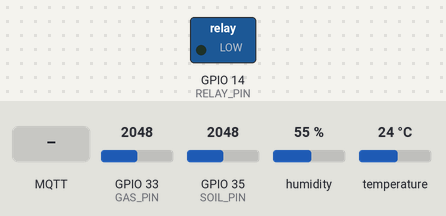
The sketch below on a simulated ESP32. Shown: switched loads named in the sketch (green lamp = pin HIGH). The test bench sets the inputs (shaded band); at power-on: GPIO 33 (GAS_PIN) = 2048, GPIO 35 (SOIL_PIN) = 2048, humidity 55 %, temperature 24 °C. WiFi joins after 1.5 s; servers stay silent unless stated; network time is answered at once with the bench clock; uploads are accepted with an empty reply; the local clock reads 2024-03-15 10:24:30 at power-on unless the sketch sets it; no MQTT or app messages arrive unless stated; what the sketch prints to the serial monitor is not drawn.

Above: at 2.9 s.
3.0 s: MQTT message "ON" arrives on the first subscribed topic
At 3.8 s:
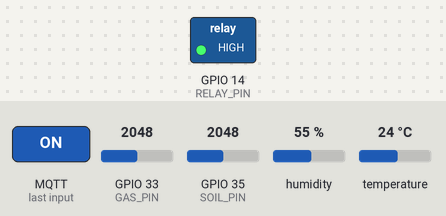
6.7 s: MQTT message "OFF" arrives on the first subscribed topic
8.2 s: MQTT message "1" arrives on the first subscribed topic
Timing chart, 0 to 11.2 s (numbered marks = the images above; inputs shaded):
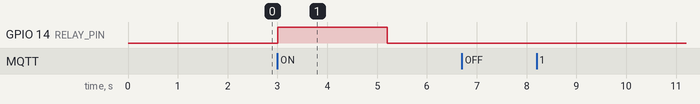

Measured:
- after the input at 3.0 s, GPIO 14 (RELAY_PIN): LOW → HIGH at once, → LOW 2.2 s later
- after the input at 6.7 s, every drawn part: stays the same
- after the input at 8.2 s, every drawn part: stays the same

The sketch:

iotagriculturemonitoring.ino
```cpp
#include <WiFi.h>
#include <HTTPClient.h>
#include <ArduinoJson.h>
#include <DHT.h>
#include <PubSubClient.h>
#include <NTPClient.h>
#include <WiFiUdp.h>

// WiFi Config
#define WIFI_SSID     "HUAWEI"
#define WIFI_PASSWORD "tragedijasjus"

// Pin Setup
#define DHTPIN 26
#define SOIL_PIN 35
#define GAS_PIN 33
#define RELAY_PIN 14

#define DHTTYPE DHT22
DHT dht(DHTPIN, DHTTYPE);

// MQTT Config
const char* mqtt_server = "broker.hivemq.com";
const int mqtt_port = 1883;
const char* mqtt_topic = "esp32/relay";

WiFiClient wifiClient;
PubSubClient mqttClient(wifiClient);

// NTP Client Setup
WiFiUDP udp;
NTPClient timeClient(udp, "pool.ntp.org", 3600, 60000);  // Timezone and update every 60 seconds

// Threshold Defaults
const float DEFAULT_SOIL_MIN = 30.0;
const float DEFAULT_TEMP_MIN = 25.0;
const float DEFAULT_TEMP_MAX = 32.0;
const float DEFAULT_HUMIDITY_MIN = 60.0;
const float DEFAULT_HUMIDITY_MAX = 70.0;
const float DEFAULT_GAS_MAX = 1000.0;
const bool  DEFAULT_AUTO_MODE = true;

// Active Thresholds
float SOIL_MIN = DEFAULT_SOIL_MIN;
float TEMP_MIN = DEFAULT_TEMP_MIN;
float TEMP_MAX = DEFAULT_TEMP_MAX;
float HUMIDITY_MIN = DEFAULT_HUMIDITY_MIN;
float HUMIDITY_MAX = DEFAULT_HUMIDITY_MAX;
float GAS_MAX = DEFAULT_GAS_MAX;
bool autoMode = DEFAULT_AUTO_MODE;

unsigned long lastSensorRead = 0;
unsigned long lastConfigFetch = 0;
unsigned long lastWateringCheck = 0;
unsigned long relayOnTime = 0; // Used to track how long relay has been ON

float latestTemperature = 0.0;
float latestHumidity = 0.0;
float latestGas = 0.0;
float latestSoilRaw = 0.0;
float latestSoilPercent = 0.0;

const String BASE_URL = "https://iot-agriculture-monitoring.vercel.app/api";

unsigned long lastSensorUpdate = 0;  // untuk update nilai sensor
unsigned long lastSensorPost = 0;    // untuk post log sensor setiap 5 menit

// Connect WiFi
void connectWiFi() {
  WiFi.begin(WIFI_SSID, WIFI_PASSWORD);
  Serial.print("Connecting");
  while (WiFi.status() != WL_CONNECTED) {
    delay(500);
    Serial.print(".");
  }
  Serial.println("\n✅ Connected to WiFi");
}

// MQTT Reconnection
void reconnectMQTT() {
  while (!mqttClient.connected()) {
    Serial.print("Connecting to MQTT...");
    if (mqttClient.connect("esp32-client-001")) {
      Serial.println("✅ MQTT connected");
      mqttClient.subscribe(mqtt_topic);
    } else {
      Serial.print("❌ Failed, rc=");
      Serial.print(mqttClient.state());
      Serial.println(" try again in 5 sec");
      delay(5000);
    }
  }
}

// Post Water Log
void postWaterLog(String mode, int durationMs, float temperature, float humidity, float gas, float soilRaw, float soilPercent) {
  if (WiFi.status() == WL_CONNECTED) {
    HTTPClient http;
    http.begin(BASE_URL + "/watering-logs");
    http.addHeader("Content-Type", "application/json");

    StaticJsonDocument<512> doc;
    doc["deviceId"] = "esp32-001";
    doc["mode"] = mode;
    doc["durationMs"] = durationMs;

    // Timestamp with NTP time
    timeClient.update();
    unsigned long now = timeClient.getEpochTime();
    doc["startedAt"] = now;
    doc["endedAt"] = now + durationMs;

    JsonObject sensor = doc.createNestedObject("sensorSnapshot");
    sensor["temperature"] = temperature;
    sensor["humidity"] = humidity;
    sensor["gasLevel"] = gas;
    sensor["soilMoistureRaw"] = soilRaw;
    sensor["soilMoisturePercent"] = soilPercent;

    String body;
    serializeJson(doc, body);
    int httpCode = http.POST(body);
    if (httpCode == 200 || httpCode == 201) {
      Serial.println("✅ Watering log sent (with sensors)");
    } else {
      Serial.printf("❌ Failed to send watering log: %d\n", httpCode);
    }
    http.end();
  }
}

// Callback Function for MQTT
void callback(char* topic, byte* payload, unsigned int length) {
  String message;
  for (int i = 0; i < length; i++) {
    message += (char)payload[i];
  }

  if (String(topic) == mqtt_topic) {
    Serial.printf("📨 MQTT Message: %s\n", message.c_str());
    if (message == "ON") {
      digitalWrite(RELAY_PIN, HIGH);
      relayOnTime = millis();  // Set the relay ON time to current millis
      Serial.println("🚿 Relay ON (MQTT)");
    } else if (message == "OFF") {
      digitalWrite(RELAY_PIN, LOW);
      unsigned long duration = millis() - relayOnTime;
      Serial.println("💤 Relay OFF (MQTT)");
      // Send Watering Log for Manual mode
      postWaterLog("manual", duration, latestTemperature, latestHumidity, latestGas, latestSoilRaw, latestSoilPercent);
    }
  }
}

// Fetch Thresholds from Server
void fetchThresholds() {
  if (WiFi.status() == WL_CONNECTED) {
    HTTPClient http;
    http.begin(BASE_URL + "/device-config?device_id=esp32-001");

    int httpCode = http.GET();
    if (httpCode == 200) {
      String payload = http.getString();
      StaticJsonDocument<768> doc;
      DeserializationError err = deserializeJson(doc, payload);
      if (!err) {
        JsonObject data = doc["data"];
        if (!data.isNull()) {
          SOIL_MIN = data["soil_min"] | DEFAULT_SOIL_MIN;
          TEMP_MIN = data["temp_min"] | DEFAULT_TEMP_MIN;
          TEMP_MAX = data["temp_max"] | DEFAULT_TEMP_MAX;
          HUMIDITY_MIN = data["humidity_min"] | DEFAULT_HUMIDITY_MIN;
          HUMIDITY_MAX = data["humidity_max"] | DEFAULT_HUMIDITY_MAX;
          GAS_MAX = data["gas_max"] | DEFAULT_GAS_MAX;
          autoMode = data["auto_mode"] | DEFAULT_AUTO_MODE;
          Serial.println("✅ Thresholds updated from server");
        }
      } else {
        Serial.println("⚠️ Failed to parse JSON");
      }
    } else {
      Serial.printf("⚠️ Failed to fetch thresholds: %d\n", httpCode);
    }
    http.end();
  }
}

// Post Sensor Log
void postSensorLog(float temperature, float humidity, float gasValue, float soilRaw, float soilPercent) {
  if (WiFi.status() == WL_CONNECTED) {
    HTTPClient http;
    http.begin(BASE_URL + "/sensor-logs");
    http.addHeader("Content-Type", "application/json");

    StaticJsonDocument<256> jsonDoc;
    jsonDoc["deviceId"] = "esp32-001";
    jsonDoc["temperature"] = temperature;
    jsonDoc["humidity"] = humidity;
    jsonDoc["gasLevel"] = gasValue;
    jsonDoc["soilMoistureRaw"] = soilRaw;
    jsonDoc["soilMoisturePercent"] = soilPercent;

    String requestBody;
    serializeJson(jsonDoc, requestBody);

    int httpCode = http.POST(requestBody);
    if (httpCode == 200 || httpCode == 201) {
      Serial.println("✅ Sensor log sent");
    } else {
      Serial.printf("❌ Sensor log failed: %d\n", httpCode);
    }

    http.end();
  }
}

// ✅ Kirim Sensor Terbaru (format payload sesuai API)
void postLatestSensor(float temperature, float humidity, float gasValue, float soilPercent) {
  if (WiFi.status() == WL_CONNECTED) {
    HTTPClient http;
    http.begin(BASE_URL + "/sensor-latest");
    http.addHeader("Content-Type", "application/json");

    StaticJsonDocument<256> jsonDoc;
    jsonDoc["device_id"] = "esp32-001";
    jsonDoc["temperature"] = temperature;
    jsonDoc["humidity"] = humidity;
    jsonDoc["soil_moisture"] = soilPercent;
    jsonDoc["gas_level"] = gasValue;

    String requestBody;
    serializeJson(jsonDoc, requestBody);

    int httpCode = http.POST(requestBody);
    if (httpCode == 200 || httpCode == 201) {
      Serial.println("✅ Latest sensor log sent successfully");
    } else {
      Serial.printf("❌ Failed to send latest sensor log: %d\n", httpCode);
    }

    http.end();
  } else {
    Serial.println("⚠️ WiFi not connected, cannot send latest sensor log");
  }
}

void setup() {
  Serial.begin(115200);
  pinMode(RELAY_PIN, OUTPUT);
  digitalWrite(RELAY_PIN, LOW);
  dht.begin();

  connectWiFi();
  timeClient.begin();  // Start NTP client
  mqttClient.setServer(mqtt_server, mqtt_port);
  mqttClient.setCallback(callback);
  fetchThresholds();
}

void loop() {
  if (!mqttClient.connected()) {
    reconnectMQTT();
  }
  mqttClient.loop();

  unsigned long currentMillis = millis();

   // Update sensor setiap 5 detik
  if (currentMillis - lastSensorUpdate >= 5000) {
    lastSensorUpdate = currentMillis;

    float soilRaw = analogRead(SOIL_PIN);
    float soilPercent = map(soilRaw, 2545, 880, 0, 100); // Pakai versi kapasitive
    // float soilPercent = map(soilRaw, 4095, 1002, 0, 100);
    float gasValue = analogRead(GAS_PIN);
    float temperature = dht.readTemperature();
    float humidity = dht.readHumidity();

    latestTemperature = temperature;
    latestHumidity = humidity;
    latestGas = gasValue;
    latestSoilRaw = soilRaw;
    latestSoilPercent = soilPercent;

    Serial.printf("\n📊 Soil: %.1f%% | Gas: %.0f | Temp: %.1f°C | Hum: %.1f%%\n",
                  soilPercent, gasValue, temperature, humidity);
Serial.printf("soil raw %.1f", soilRaw);
    postLatestSensor(latestTemperature, latestHumidity, latestGas, latestSoilPercent);

    // Logic Auto Watering
    bool soilOK = soilPercent < SOIL_MIN;
    bool tempOK = temperature >= TEMP_MIN && temperature <= TEMP_MAX;
    bool humidityOK = humidity >= HUMIDITY_MIN && humidity <= HUMIDITY_MAX;
    bool gasOK = gasValue <= GAS_MAX;

    bool needWater = soilOK && tempOK && humidityOK && gasOK;

    if (autoMode) {
      if (needWater) {
        digitalWrite(RELAY_PIN, HIGH);
        Serial.println("🚿 Relay ON (Auto Mode)");
        postWaterLog("auto", 5000, latestTemperature, latestHumidity, latestGas, latestSoilRaw, latestSoilPercent);
      } else {
        digitalWrite(RELAY_PIN, LOW);
        Serial.println("💤 Relay OFF (Auto Mode)");
      }
    } else {
      Serial.println("🔘 Manual mode, relay hanya dikendalikan oleh MQTT");
    }
  }

  // Post sensor log setiap 5 menit
  // if (currentMillis - lastSensorPost >= 300000) {
  if (currentMillis - lastSensorPost >= 300000) {
    lastSensorPost = currentMillis;
    postSensorLog(latestTemperature, latestHumidity, latestGas, latestSoilRaw, latestSoilPercent);
  }

  // Fetch and update the device config every 5 seconds
  if (currentMillis - lastConfigFetch >= 5000) {
    lastConfigFetch = currentMillis;
    fetchThresholds();
  }
}
```
